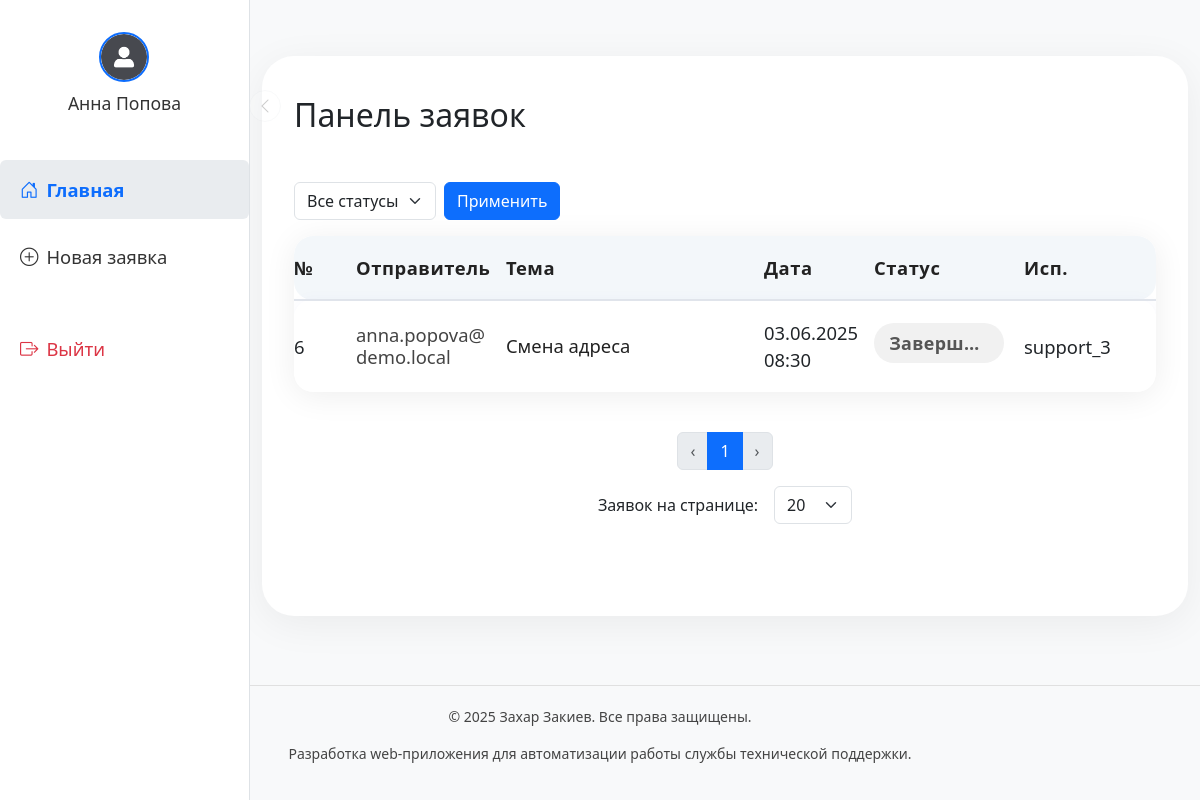
Page /dashboard (signed in) on the committed database.
### tables this page shows
CREATE TABLE tickets (
    id INTEGER PRIMARY KEY AUTOINCREMENT,
    sender TEXT NOT NULL,
    subject TEXT NOT NULL,
    body TEXT NOT NULL,
    status TEXT DEFAULT 'новая',
    created_at TIMESTAMP DEFAULT CURRENT_TIMESTAMP,
    user_id INTEGER
, assignee_id INTEGER, attachment TEXT, public_token TEXT);

CREATE TABLE users (
    id INTEGER PRIMARY KEY AUTOINCREMENT,
    username TEXT NOT NULL UNIQUE,
    email TEXT NOT NULL UNIQUE,
    password TEXT NOT NULL,
    role TEXT DEFAULT 'user',
    is_confirmed INTEGER DEFAULT 0,
    avatar TEXT DEFAULT 'default_avatar.png'
);

### app.py (the view)
@app.route("/dashboard")
@login_required
def dashboard():
    conn = get_db_connection()
    role = session.get("role")
    user_id = session.get("user_id")
    sort_by = request.args.get('sort_by', 'created_at')
    sort_order = request.args.get('sort_order', 'desc')
    status_filter = request.args.get('status_filter')
    page = int(request.args.get('page', 1))
    per_page = request.args.get('per_page', request.cookies.get('per_page', 20))  # по умолчанию 20 заявок
    per_page = int(per_page)
    if per_page > 100:
        per_page = 100  # Установите ограничение на 100 заявок на страницу
    valid_columns = ['id', 'sender', 'subject', 'status', 'created_at']
    if sort_by not in valid_columns:
        sort_by = 'created_at'
    query = """
        SELECT t.*, u.username AS assigned_username
        FROM tickets t
        LEFT JOIN users u ON t.assignee_id = u.id
    """
    params = []
    if role == "client":
        query += " WHERE t.user_id = ?"
        params.append(user_id)
    else:
        query += " WHERE 1=1"
    if status_filter:
        query += " AND t.status = ?"
        params.append(status_filter)
    count_query = "SELECT COUNT(*) FROM (" + query + ") as total"
    total_tickets = conn.execute(count_query, params).fetchone()[0]
    offset = (page - 1) * per_page
    query += f" ORDER BY {sort_by} {sort_order} LIMIT {per_page} OFFSET {offset}"
    tickets = conn.execute(query, params).fetchall()
    conn.close()
    total_pages = (total_tickets + per_page - 1) // per_page  # округление вверх
    resp = make_response(render_template(
        "dashboard.html",
        tickets=tickets,
        sort_by=sort_by,
        sort_order=sort_order,
        page=page,
        per_page=per_page,
        total_pages=total_pages,
        status_filter=status_filter
    ))
    resp.set_cookie('per_page', str(per_page), max_age=60*60*24*30)  # Сохраняем на 30 дней
    return resp

### app.py (called while the page is built)
def get_db_connection():
    conn = sqlite3.connect(DB_PATH)
    conn.row_factory = sqlite3.Row
    return conn

def login_required(f):
    @wraps(f)
    def decorated_function(*args, **kwargs):
        if "user" not in session:
            return redirect("/login")
        return f(*args, **kwargs)
    return decorated_function

@app.template_filter('decode_mime')
def decode_mime_string(mime_string):
    decoded_bytes, encoding = decode_header(mime_string)[0]
    if isinstance(decoded_bytes, bytes):
        return decoded_bytes.decode(encoding if encoding else 'utf-8')
    return decoded_bytes

@app.template_filter('dt')
def dt(value):
    from datetime import datetime
    if hasattr(value, 'strftime'):
        return value.strftime('%d.%m.%Y %H:%M')
    try:
        dt = datetime.strptime(value, '%Y-%m-%d %H:%M:%S')
        return dt.strftime('%d.%m.%Y %H:%M')
    except Exception:
        return value

### templates/dashboard.html (shortened to what this page needs)
{% extends "base.html" %}
{% block content %}
<div class="ticket-main-card">
    <div class="ticket-title-row">
        <h2>Панель заявок</h2>
    </div>
    <div class="ticket-form-block">
        <form method="get" class="row g-2 mb-3">
            <div class="col-auto">
                <select name="status_filter" class="form-select">
                    <option value="">Все статусы</option>
                </select>
            </div>
            <div class="col-auto">
                <button type="submit" class="btn btn-primary">Применить</button>
            </div>
        </form>
        {% if tickets %}
        <form method="POST" action="{{ url_for('delete_selected_tickets') }}"class="d-none d-md-block">
            <div class="table-responsive">
                <table class="table table-tickets align-middle mb-0">
                    <thead>
                        <tr>
                            <th class="sortable-column number-col">№</th>
                            <th class="sortable-column sender-col">Отправитель</th>
                            <th class="sortable-column subject-col">Тема</th>
                            <th class="sortable-column date-col">Дата</th>
                            <th class="sortable-column status-col">Статус</th>
                            <th class="sortable-column assigned-col"><span title="Ответственный">Исп.</span></th>
                        </tr>
                    </thead>
                    <tbody>
                        {% for ticket in tickets %}
                        <tr class="ticket-row"
                            onclick="window.location.href='{{ url_for('ticket', ticket_id=ticket.id) }}'">
                            <td class="number-col">{{ ticket.id }}</td>
                            <td class="sender-col">{{ ticket.sender | decode_mime }}</td>
                            <td class="subject-col">{{ ticket.subject }}</td>
                            <td class="date-col">{{ ticket.created_at|dt }}</td>
                            <td class="status-col">
                                {% if ticket.status == 'новая' %}
                                <span class="ticket-status-badge novaya">Новая</span>
                                {% elif ticket.status == 'в работе' %}
                                <span class="ticket-status-badge vrabote">В работе</span>
                                {% elif ticket.status == 'завершена' %}
                                <span class="ticket-status-badge zavershena">Завершена</span>
                                {% else %}
                                <span class="ticket-status-badge">{{ ticket.status }}</span>
                                {% endif %}
                            </td>
                            <td class="assigned-col">
                                {{ ticket.assigned_username or '-' }}
                            </td>
                        </tr>
                        {% endfor %}
                    </tbody>
                </table>
            </div>
        </form>
        <nav aria-label="Пагинация" class="mt-3">
            <ul class="pagination flex-wrap justify-content-center">
                <li class="page-item {% if page == 1 %}disabled{% endif %}">
                    <a class="page-link"
                        href="{{ url_for('dashboard', page=page-1, per_page=per_page, sort_by=sort_by, sort_order=sort_order, status_filter=status_filter) }}">‹</a>
                </li>
                {% for p in range(1, total_pages + 1) %}
                <li class="page-item {% if p == page %}active{% endif %}">
                    <a class="page-link"
                        href="{{ url_for('dashboard', page=p, per_page=per_page, sort_by=sort_by, sort_order=sort_order, status_filter=status_filter) }}">{{
                        p }}</a>
                </li>
                {% endfor %}
                <li class="page-item {% if page == total_pages %}disabled{% endif %}">
                    <a class="page-link"
                        href="{{ url_for('dashboard', page=page+1, per_page=per_page, sort_by=sort_by, sort_order=sort_order, status_filter=status_filter) }}">›</a>
                </li>
            </ul>
        </nav>
        <form method="get" class="mt-3 d-flex justify-content-center align-items-center flex-wrap gap-2">
            <label class="me-2">Заявок на странице:</label>
            <select name="per_page" class="form-select w-auto" onchange="this.form.submit()">
                <option value="20" {% if per_page==20 %}selected{% endif %}>20</option>
            </select>
        </form>
        {% else %}
        <p class="text-muted">Заявок пока нет.</p>
        {% endif %}
    </div>
</div>
{% endblock %}

### templates/base.html (style rules this page uses)
html { overflow-y: scroll; }
body { overflow-x: hidden; }
th, td { padding-top: 1.1rem !important; padding-bottom: 1.1rem !important; font-size: 1.15rem !important; }
.table-responsive { overflow-x: auto; }

### templates/dashboard.html (style rules this page uses)
.ticket-main-card { max-width: 1200px; margin: 0 auto; border-radius: 2rem; box-shadow: 0 8px 40px rgba(0, 0, 0, 0.06); background: #fff; padding: 2.5rem 2rem 2rem 2rem; min-height: 70vh; display: flex; flex-direction: column; gap: 2.5rem; }
.table-responsive { border-radius: 1.2em; overflow-x: auto; background: transparent; box-shadow: 0 4px 32px rgba(0, 0, 0, 0.07); margin-bottom: 2.5rem; }
.table-tickets th, .table-tickets td { background: #fff; border: none; padding: 13px 8px; vertical-align: middle; font-size: 1.04em; transition: background 0.18s; overflow: hidden; }
.table-tickets th.number-col, .table-tickets td.number-col { width: 54px; min-width: 40px; max-width: 54px; padding-left: 0; text-align: left; }
.table-tickets th.sender-col, .table-tickets td.sender-col { width: 150px; min-width: 100px; max-width: 150px; text-align: left; }
.table-tickets th.status-col, .table-tickets td.status-col { width: 150px; min-width: 150px; max-width: 150px; text-align: left; }
.table-tickets th.assigned-col, .table-tickets td.assigned-col { width: 140px; min-width: 100px; max-width: 180px; text-align: left; }
.table-tickets th.date-col, .table-tickets td.date-col { width: 110px; min-width: 90px; max-width: 120px; text-align: left; }
.table-tickets th { color: #222; font-weight: 700; background: #f3f7fa; border-bottom: 2px solid #e0e4eb; letter-spacing: 0.03em; }
.table-tickets td { font-size: 1.04em; }
.table-tickets tbody tr { border-radius: 1.1em; box-shadow: 0 2px 18px rgba(30, 70, 200, 0.04); transition: box-shadow 0.2s, background 0.2s; cursor: pointer; }
.table-tickets td:first-child, .table-tickets th:first-child { border-top-left-radius: 1em; border-bottom-left-radius: 1em; }
.table-tickets td:last-child, .table-tickets th:last-child { border-top-right-radius: 1em; border-bottom-right-radius: 1em; }
.ticket-status-badge { border-radius: 1.2em; padding: 0.35em 0.85em; font-size: 0.97em; font-weight: 600; min-width: 90px; max-width: 130px; text-align: center; letter-spacing: 0.02em; overflow: hidden; text-overflow: ellipsis; white-space: nowrap; display: inline-block; }
.ticket-status-badge.zavershena { background: #f1f1f1; color: #555; }
.table-tickets td.sender-col, .table-tickets td.subject-col { white-space: normal; word-break: break-word; overflow-wrap: break-word; line-height: 1.2; min-width: 80px; max-width: 220px; }
.table-tickets td.sender-col { color: #444; font-weight: 500; }
.table-tickets td.subject-col { color: #222; }

### rows in the picture
tickets: id "6", sender|decode_mime "anna.popova@demo.local", subject "Смена адреса", created_at|dt "03.06.2025 08:30", status "Заверш…", username "support_3"

### other values in the picture
{{ session.get('user', 'Профиль') }} "Анна Попова"
{{ p }} "1"
